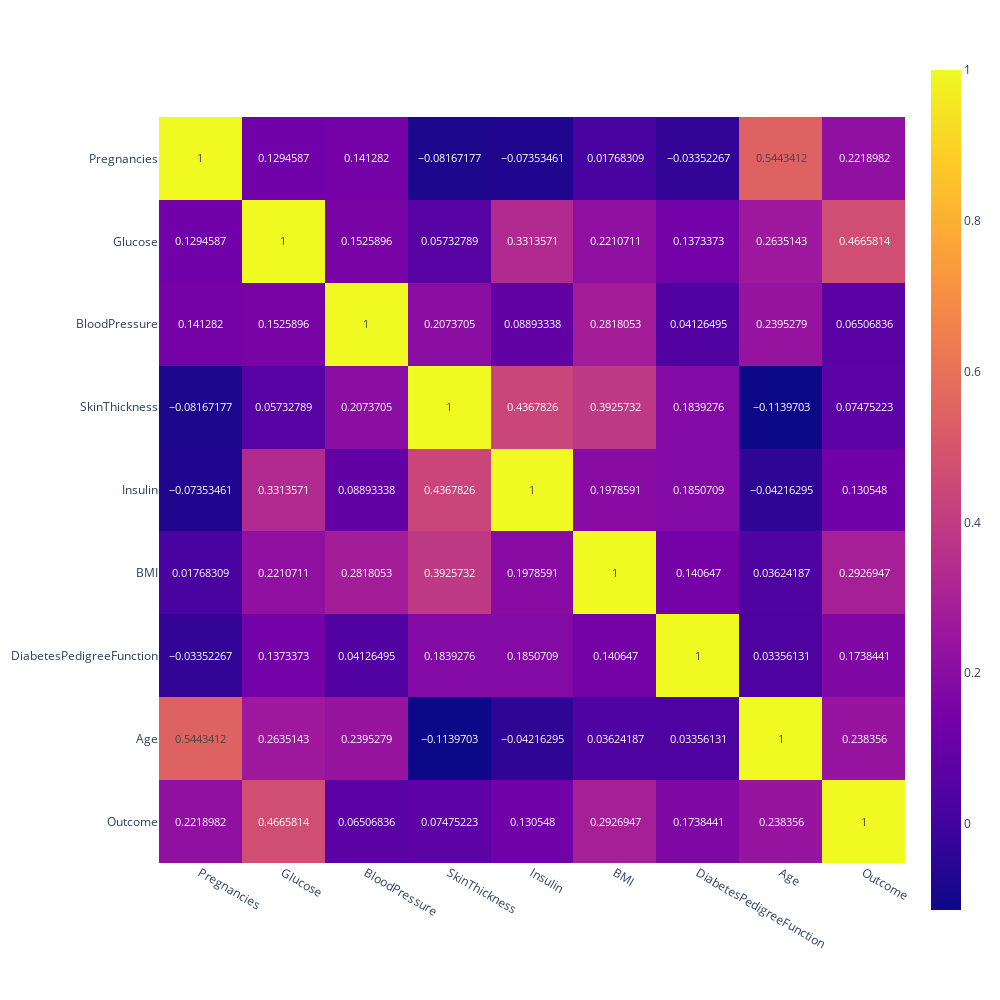

The notebook cell saved with this chart:
### Markdown cell above
## Obtaining the relation of various features

### Code cell
fig = px.imshow(df.corr(),text_auto=True)
fig.update_layout(
    width=1000,
    height=1000,
)

### Figure 1 — Plotly figure (JSON) as saved in the notebook; plotly's stock layout.template omitted (floating-point values rounded to 4 significant figures)
{"data": [{"coloraxis": "coloraxis", "hovertemplate": "x: %{x}<br>y: %{y}<br>color: %{z}<extra></extra>", "name": "0", "texttemplate": "%{z}", "type": "heatmap", "x": ["Pregnancies", "Glucose", "BloodPressure", "SkinThickness", "Insulin", "BMI", "DiabetesPedigreeFunction", "Age", "Outcome"], "xaxis": "x", "y": ["Pregnancies", "Glucose", "BloodPressure", "SkinThickness", "Insulin", "BMI", "DiabetesPedigreeFunction", "Age", "Outcome"], "yaxis": "y", "z": [[1.0, 0.1295, 0.1413, -0.08167, -0.07353, 0.01768, -0.03352, 0.5443, 0.2219], [0.1295, 1.0, 0.1526, 0.05733, 0.3314, 0.2211, 0.1373, 0.2635, 0.4666], [0.1413, 0.1526, 1.0, 0.2074, 0.08893, 0.2818, 0.04126, 0.2395, 0.06507], [-0.08167, 0.05733, 0.2074, 1.0, 0.4368, 0.3926, 0.1839, -0.114, 0.07475], [-0.07353, 0.3314, 0.08893, 0.4368, 1.0, 0.1979, 0.1851, -0.04216, 0.1305], [0.01768, 0.2211, 0.2818, 0.3926, 0.1979, 1.0, 0.1406, 0.03624, 0.2927], [-0.03352, 0.1373, 0.04126, 0.1839, 0.1851, 0.1406, 1.0, 0.03356, 0.1738], [0.5443, 0.2635, 0.2395, -0.114, -0.04216, 0.03624, 0.03356, 1.0, 0.2384], [0.2219, 0.4666, 0.06507, 0.07475, 0.1305, 0.2927, 0.1738, 0.2384, 1.0]]}], "layout": {"coloraxis": {"colorscale": [[0, "#0d0887"], [0.1111, "#46039f"], [0.2222, "#7201a8"], [0.3333, "#9c179e"], [0.4444, "#bd3786"], [0.5556, "#d8576b"], [0.6667, "#ed7953"], [0.7778, "#fb9f3a"], [0.8889, "#fdca26"], [1, "#f0f921"]]}, "height": 1000, "margin": {"t": 60}, "width": 1000, "xaxis": {"anchor": "y", "constrain": "domain", "domain": [0, 1], "scaleanchor": "y"}, "yaxis": {"anchor": "x", "autorange": "reversed", "constrain": "domain", "domain": [0, 1]}}}
